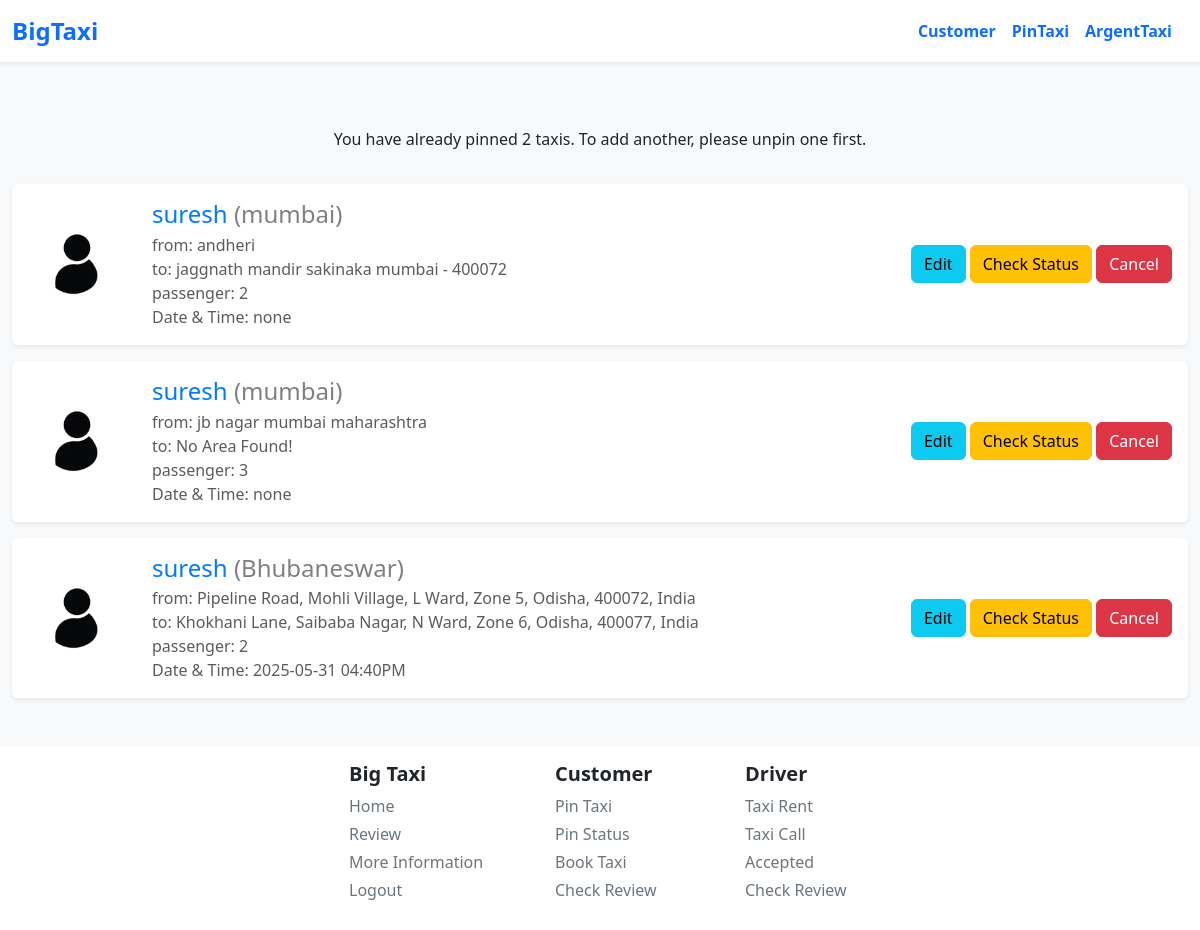
The app's page /home/pin-taxi/ (signed in) with its own data.
### taxi_app/models.py (models this page shows, shortened)
class PinTaxiAvailable(models.Model):
    taxiAvaId = models.CharField(max_length=50)
    taxiCity = models.CharField(max_length=500)
    customerId = models.ForeignKey(usersDataModel, on_delete=models.CASCADE)
    currentLocation = models.CharField(max_length=2000)
    toLocation = models.CharField(max_length=2000, default='No Area Found!')
    taxiPassenger = models.IntegerField(default=1)
    pincode = models.CharField(max_length=20, default=' ')
    couponCodeWas = models.CharField(max_length=100, default='Customer Not Have Coupon')
    taxiDate = models.DateField(auto_now_add=True)
    taxiTime = models.TimeField(auto_now_add=True)
    taxiDateAndTimeByUser = models.CharField(max_length=100, default='none')
    priceOfTravel = models.IntegerField(default=100)
    driverCode = models.CharField(max_length=100, default='DRIVERCODE')

### Users/models.py (models this page shows, shortened)
class usersDataModel(models.Model):
    UserG = [
        ('Male', 'Male'),
        ('Female', 'Female'),
        ('Other', 'Other'),
        ('Not Check', 'Not Check'),
    ]
    UserC = [
        ('Developer', 'Developer'),
        ('Customer', 'Customer'),
        ('Driver', 'Driver'),
    ]
    ULink = models.ForeignKey(User, on_delete=models.CASCADE)
    UserCode = models.CharField(max_length=100, default='BIGTAXICODE1006463')
    UserCategory = models.CharField(choices=UserC, default='Customer')
    UserMobileNo = models.CharField(max_length=11)
    UserGender = models.CharField(max_length=100, default='Not Check')
    UserAge = models.CharField(max_length=3, default='')
    UserState = models.CharField(max_length=100, default='')
    UserCity = models.CharField(max_length=100, default='')
    UserPincode = models.CharField(max_length=20, default='')
    UserAddress = models.CharField(max_length=200, default='')
    UserPass = models.CharField(max_length=1000, default='password')
    CouponCode = models.CharField(max_length=50, null=True, blank=True)
    UProfileImage = models.ImageField(upload_to='profile/main/', default='profile/default/default.png')
    UProfileName = models.CharField(max_length=1000, default='BiXTaxi User')
    description = models.CharField(max_length=5000, default='No Description!')
    totalTripCount = models.IntegerField(default=0)
    dangerTripCount = models.IntegerField(default=0)

### taxi_app/views.py (the view)
# urls.py: path('pin-taxi/', views.pinTaxiFunctionBaseView, name='pinTaxi'),
def pinTaxiFunctionBaseView(request):
    if request.user.is_authenticated:
        usernames = request.user.username; user = User.objects.get(username = usernames); dataOfUser = usersDataModel.objects.get(ULink = user); dataPresentLst = PinTaxiAvailable.objects.filter(customerId = dataOfUser)
        profileImage = dataOfUser.UProfileImage; setLimitToForm = 2
        if dataPresentLst:
            valueOfPin = True
            if len(dataPresentLst) > 1:dataOfPin = PinFunction(dataPresentLst)
            elif len(dataPresentLst) > 3: dataOfPin = PinFunction(dataPresentLst)
            else:  dataOfPin = PinFunction(dataPresentLst)
        else: valueOfPin = False; dataOfPin = False
        if len(dataPresentLst) < setLimitToForm:
            DataShow = True
            if request.method == 'POST':
                uCityEnter = request.POST.get('uCity'); uCurrentLocationEnter = request.POST.get('uCurrentLocation'); uPincodeEnter = request.POST.get('uPincode'); uTaxiPassengerEnter = abs(int(request.POST.get('uTaxiPassenger'))); uCouponCodeEnter = request.POST.get('uCouponCode'); uVerifyStatusEnter = request.POST.get('uVerifyStatus'); uBarCodeEnter = request.POST.get('uBarCode'); uLastLocationEnter = request.POST.get('uLastLocation'); utaxiDateAndTimeByUserEnter = request.POST.get('utaxiDateAndTimeByUser')
                if uVerifyStatusEnter == "Driver": uCouponCode = usersDataModel.objects.get(UserCode = uBarCodeEnter); uCouponCodeEnter = uCouponCode.CouponCode
                else:
                    if uCouponCodeEnter: pass
                    else: uCouponCodeEnter = 'Customer Not Have Coupon'
                if utaxiDateAndTimeByUserEnter: dt_obj = datetime.strptime(utaxiDateAndTimeByUserEnter, "%Y-%m-%dT%H:%M"); formatted_datetime = dt_obj.strftime("%Y-%m-%d %I:%M%p")  # %I = 12-hour, %p = AM/PM
                else: formatted_datetime = "none"
                if uTaxiPassengerEnter > 0:
                    checkUser = User.objects.get(username = request.user.username); UDM = usersDataModel.objects.get(ULink = checkUser); CodeNameTaxiAva = 'TAXIAVALIABLE'; CodeNo = 101; TBC = TaxiBarCode.objects.all()
                    if len(TBC) > 0:
                        barLst = [TBCData.barCode for TBCData in TBC]; oldBarCode = barLst[len(barLst) - 1]; newCodes = ''
                        for i in oldBarCode:
                            if i.isdigit(): newCodes += i
                        newBarCode = CodeNameTaxiAva + str(int(newCodes) + 1)
                    else: newBarCode = CodeNameTaxiAva + str(CodeNo)
                    PinTaxiAvailable(taxiAvaId = newBarCode, taxiCity = uCityEnter, customerId = UDM, currentLocation = uCurrentLocationEnter, pincode = uPincodeEnter, taxiPassenger = uTaxiPassengerEnter, couponCodeWas = uCouponCodeEnter, toLocation = uLastLocationEnter, taxiDateAndTimeByUser = formatted_datetime).save(); TaxiBarCode(barCode = newBarCode).save()
                    return redirect('taxi_app:pinTaxi')
                else: messages.warning(request, 'Passenger Limit is Zero. Then why you need to pin taxi'); return render(request, 'main/pinTaxi.html')
        else: DataShow = False
        context = {'valueOfPin' : valueOfPin, 'dataOfPin' : dataOfPin, 'usernames' : usernames, 'DataShow' : DataShow, 'profileImage' : profileImage}
        return render(request, 'main/pinTaxi.html', context)
    else: return redirect('driver:login')

### taxi_app/navbar.py (called while the page is built)
def navbar(request):
    if request.user.is_authenticated:
        checkUser = User.objects.get(username = request.user.username); UDM = usersDataModel.objects.get(ULink = checkUser);
        userCategoryis = UDM.UserCategory
        userBarCodeAccessis = UDM.UserCode
        userModelDataCityis = UDM.UserCity
        userModelDataStateis = UDM.UserState
        return {'userCategoryis' : userCategoryis, 'userBarCodeAccessis' : userBarCodeAccessis, 'userModelDataCityis' : userModelDataCityis, 'userModelDataStateis' : userModelDataStateis}
    else:
        return {'userCategoryis' : None, 'userBarCodeAccessis' : None,  'userModelDataCityis' : None, 'userModelDataStateis' : None}

### taxi_app/views.py (called while the page is built)
def PinFunction(dataPresentLst):
    dataOfPinLst = []
    for a1 in dataPresentLst:
        dataOfPinLst += [a1]
    return dataOfPinLst

### templates/main/pinTaxi.html (shortened to what this page needs)
{% extends 'base.html' %} {% block body %}
<link rel="stylesheet" href="../../static/css/pinTaxi.css" />
<link rel="stylesheet" href="https://unpkg.com/leaflet/dist/leaflet.css" />
{% if DataShow %}
<div class="container mb-4">
  <div class="form-section">
    <h4>Customer Need To Pin Taxi</h4>
    {% if messages %}
    <div>
      {% for message in messages %}
      <div
        class="alert {% if message.tags == 'success' %}alert-success {% elif message.tags == 'warning' %}alert-warning {% else %}alert-info{% endif %}"
      >
        {{ message }}
      </div>
      {% endfor %}
    </div>
    {% endif %}
    <form method="POST">
      {% csrf_token %}
      <div class="mb-3 text-start position-relative">
        <label class="form-label">Passenger:</label>
        <input
          type="number"
          class="form-control"
          name="uTaxiPassenger"
          min="0"
          placeholder="maximum no of passenger travel*"
          required
        />
      </div>
      <div class="mb-3 text-start position-relative">
        <label class="form-label">Current Location Address:</label>
        <input
          type="text"
          class="form-control"
          name="uCurrentLocation"
          id="currentLocationUser"
          placeholder="enter your current address*"
          required
        />
        <button
          type="button"
          id="search-current-location-btn"
          class="btn btn-outline-secondary mt-2 ms-2"
        >
          Search Location
        </button>
        <button
          type="button"
          id="open-current-map-btn"
          class="btn btn-outline-primary mt-2"
        >
          Select Location on Map
        </button>
        <div
          id="currentMap"
          style="display: none; height: 300px; margin-top: 10px"
        ></div>
        <button
          type="button"
          id="confirm-current-btn"
          class="btn btn-success mt-2"
          style="display: none"
        >
          Use This Location
        </button>
      </div>
      <div class="mb-3 text-start position-relative">
        <label class="form-label">To Location Address:</label>
        <input
          type="text"
          class="form-control"
          name="uLastLocation"
          id="toLocationInput"
          placeholder="enter your last destination*"
          required
        />
        <button
          type="button"
          id="search-location-btn"
          class="btn btn-outline-secondary mt-2 ms-2"
        >
          Search Location
        </button>
        <button
          type="button"
          id="open-map-btn"
          class="btn btn-outline-primary mt-2"
        >
          Select Location on Map
        </button>
        <div id="map"></div>
        <button type="button" id="confirm-btn" class="btn btn-success mt-2">
          Use This Location
        </button>
      </div>
      <div class="mb-3 text-start position-relative">
        <label class="form-label">Travel City From:</label>
        <input
          type="text"
          class="form-control"
          name="uCity"
          id="user-city"
          value=""
          placeholder="Select your starting location from the map. It will be filled automatically, but please make sure to verify the city as well*"
        />
        <input
          type="number"
          class="form-control"
          name="uPincode"
          id="pincodeInput"
          required
          hidden
        />
      </div>
      <div class="mb-3 text-start position-relative">
        <label class="form-label" for="datetime"
          >Select travel date and time:</label
        >
        <input
          type="datetime-local"
          id="datetime"
          class="form-control"
          name="utaxiDateAndTimeByUser"
          required
        />
      </div>
      {% if userCategoryis == 'Customer' %}
      <div class="mb-3 text-start position-relative">
        <label class="form-label">Coupon Code:</label>
        <input
          type="text"
          class="form-control"
          name="uCouponCode"
          placeholder="Discount Coupon Code"
        />
        <input
          type="text"
          class="form-control"
          name="uVerifyStatus"
          value="{{ userCategoryis }}"
          hidden
        />
        <input
          type="text"
          class="form-control"
          name="uBarCode"
          value="{{ userBarCodeAccessis }}"
          hidden
        />
      </div>
      {% elif userCategoryis == 'Driver' %}
      <input
        type="text"
        class="form-control"
        name="uVerifyStatus"
        value="{{ userCategoryis }}"
        hidden
      />
      <input
        type="text"
        class="form-control"
        name="uBarCode"
        value="{{ userBarCodeAccessis }}"
        hidden
      />
      {% endif %}
      <div class="w-100 d-flex justify-content-center gap-5">
        <a href="{% url 'taxi_app:home' %}" class="btn btn-primary w-pin-taxi"
          >Back</a
        >
        <button type="submit" class="btn btn-success w-pin-taxi">Post</button>
      </div>
    </form>
  </div>
</div>
{% else %}
<div class="container mt-5">
  <div class="alert text-center">
    You have already pinned 2 taxis. To add another, please unpin one first.
  </div>
</div>
{% endif %} {% if valueOfPin %} {% for DP in dataOfPin %}
<div class="container-xxl my-3">
  <div
    class="bg-white shadow-sm rounded p-3 d-flex align-items-center flex-wrap flex-md-nowrap"
  >
    <div class="me-4 mb-3 mb-md-0">
      <img
        src="/media/{{ profileImage }}"
        alt="User Profile"
        class="rounded-circle"
        style="width: 100px; height: 100px; object-fit: cover"
      />
    </div>
    <div class="me-auto">
      <h4 class="mb-1">
        {{ usernames }}
        <span class="taxi-passenger-limit-text">({{ DP.taxiCity }})</span>
      </h4>
      <p class="text-muted mb-0">
        from: {{ DP.currentLocation|truncatewords:15 }}
      </p>
      <p class="text-muted mb-0">to: {{ DP.toLocation|truncatewords:15 }}</p>
      <p class="text-muted mb-0">passenger: {{ DP.taxiPassenger }}</p>
      <p class="text-muted mb-0">Date & Time: {{ DP.taxiDateAndTimeByUser }}</p>
    </div>
    <div class="mt-3 mt-md-0">
      <a href="#" class="btn btn-info">Edit</a>
      <a href="#" class="btn btn-warning button-home">Check Status</a>
      <a href="#" class="btn btn-danger button-home-red">Cancel</a>
    </div>
  </div>
</div>
{% endfor %} {% endif %}
{% endblock %}

### static/css/pinTaxi.css (style rules this page uses)
body { background-color: #f8fafc; }
h4 { color: #007bff; margin-bottom: 1.5rem; }
.taxi-passenger-limit-text { color: gray; }

### templates/inc/navbar.html (style rules this page uses)
a { text-decoration: none; }

### templates/inc/footer.html (style rules this page uses)
a { text-decoration: none; }

### records on screen
PinTaxiAvailable: UProfileImage (placeholder picture), taxiCity "mumbai", currentLocation "andheri", toLocation "jaggnath mandir sakinaka mumbai - 400072", taxiPassenger "2", taxiDateAndTimeByUser "none"
PinTaxiAvailable: UProfileImage (placeholder picture), taxiCity "mumbai", currentLocation "jb nagar mumbai maharashtra", toLocation "No Area Found!", taxiPassenger "3", taxiDateAndTimeByUser "none"
PinTaxiAvailable: UProfileImage (placeholder picture), taxiCity "Bhubaneswar", currentLocation "Pipeline Road, Mohli Village, L Ward, Zone 5, Odisha, 400072, India", toLocation "Khokhani Lane, Saibaba Nagar, N Ward, Zone 6, Odisha, 400077, India", taxiPassenger "2", taxiDateAndTimeByUser "2025-05-31 04:40PM"

### other values on screen
{{ usernames }} "suresh"
